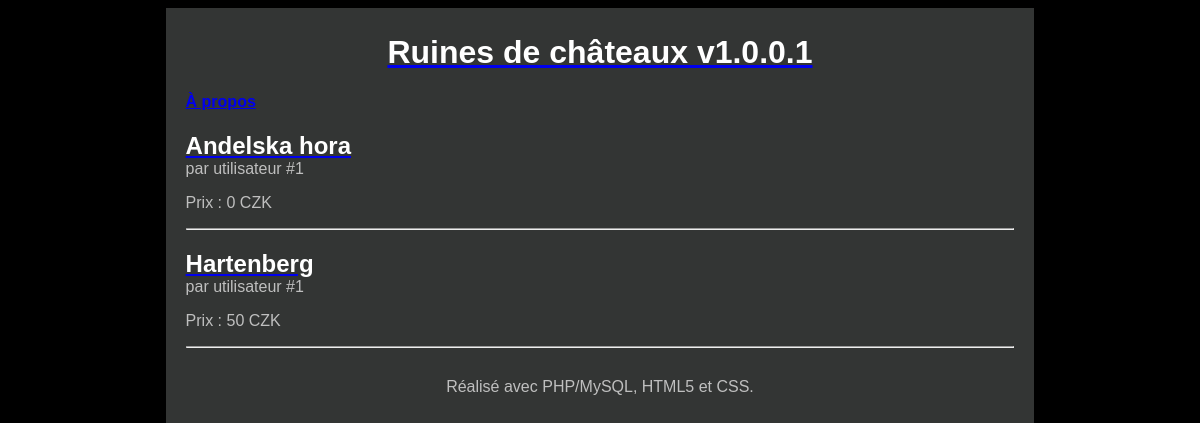
The page / on the database its author committed.
### tables this page shows
CREATE TABLE `Sites_de_ruines` (
  `id` int(11) NOT NULL,
  `utilisateur_id` int(11) NOT NULL,
  `nom` varchar(255) NOT NULL,
  `description` text NOT NULL,
  `prix` int(11) NOT NULL
);

### Controleur/Controleur.php (called while the page is built, shortened)
<?php
require 'Modele/Modele.php';
function accueil() {
    $sites_de_ruines = getSites_de_ruines();
    require 'Vue/vueAccueil.php';
}

### Modele/Modele.php (called while the page is built, shortened)
<?php
function getBdd() {
    $bdd = new PDO('mysql:host=localhost;dbname=ruines_de_chateaux;charset=utf8', 'root', 'mysql', array(PDO::ATTR_ERRMODE => PDO::ERRMODE_EXCEPTION));
    return $bdd;
}
function getSites_de_ruines() {
    $bdd = getBdd();
    $Sites_de_ruines = $bdd->query('select * from Sites_de_ruines');
    return $Sites_de_ruines;
}

### Vue/vueAccueil.php (the view, shortened to what this page needs)
<a href="index.php?action=apropos">
    <h4>À propos</h4>
</a>
<?php foreach ($sites_de_ruines as $site_de_ruine):
    ?>
    <article>
        <header>
            <a href="<?= "index.php?action=site_de_ruine&id=" . $site_de_ruine['id'] ?>">
                <h1 class="titreSite_de_ruine"><?= $site_de_ruine['nom'] ?></h1>
            </a>
            par utilisateur #<?= $site_de_ruine['utilisateur_id'] ?>
        </header>
        <p>Prix : <?= $site_de_ruine['prix'] ?> CZK</p>
    </article>
    <hr />
<?php endforeach; ?>
<?php require 'Vue/gabarit.php'; ?>

### Contenu/css/style.css (style rules this page uses)
html, body { height: 100%; }
body { color: #bfbfbf; background: black; font-family: 'Futura-Medium', 'Futura', 'Trebuchet MS', sans-serif; }
h1 { color: white; }
.titreSite_de_ruine { margin-bottom : 0px; }

### rows shown on the page
sites_de_ruines: nom "Andelska hora", utilisateur "1", prix "0"
sites_de_ruines: nom "Hartenberg", utilisateur "1", prix "50"
